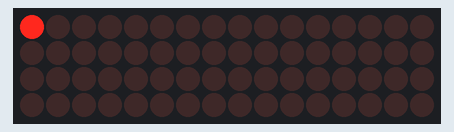
Recording of a sketch running on a simulated Arduino Uno, built with avr-gcc and run on an emulated ATmega328P. Parts: 16×4 LED matrix. Wiring (inferred from the names in the program): LED cube drawn one layer per row (orientation assumed): layers pin 2, pin 3, pin 4, pin 5; columns pin 6, pin 7, pin 8, pin 9, pin 10, pin 11, pin 12, pin 13, A0, A1, A2, A3, A4, A5, pin 0, pin 1. Random numbers use the default seed unless the sketch sets one.

Above: at 0.31 s.
At 6.09 s:
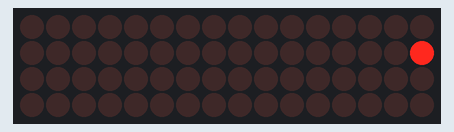
At 15.01 s:
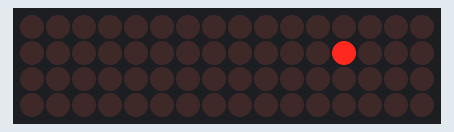
At 21.16 s:
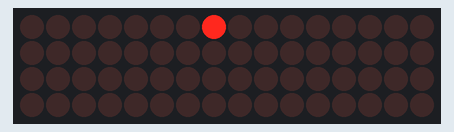
At 28.18 s:
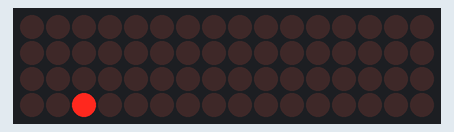
At 38.7 s:
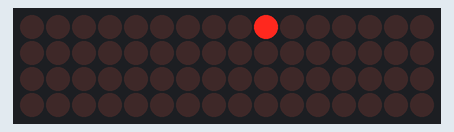

The sketch:

LED_Cube_Random_Blink_Effect.ino
```cpp
// 4×4×4 LED Cube – 💡 Random Blink Effect (Common-Cathode, NPN-transistor layers)

// == Pin Definitions ==
const int columnPins[16] = {
  6,  7,  8,  9,
  10, 11, 12, 13,
  A0, A1, A2, A3,
  A4, A5, 0,  1
};
const int layerPins[4] = { 2, 3, 4, 5 };  // NPN transistor bases

void setup() {
 // Columns OFF (anodes LOW)
for (int c = 0; c < 16; c++) {
  pinMode(columnPins[c], OUTPUT);
  digitalWrite(columnPins[c], LOW);
}
// Layers OFF (NPN off = LOW)
for (int l = 0; l < 4; l++) {
  pinMode(layerPins[l], OUTPUT);
  digitalWrite(layerPins[l], LOW);
}
randomSeed(analogRead(A5));  // seed RNG
}

void loop() {
  randomBlink();
  delay(500);
}
// 💡 Random Blink Effect (Common-Cathode, NPN-transistor layers)
//    – Random LEDs blink ON briefly at random positions in the cube

void randomBlink() {
  const int BLINKS   = 30;    // Total number of random blinks
  const int ON_TIME  = 100;   // How long each LED stays on (ms)

  for (int i = 0; i < BLINKS; i++) {
    // Turn everything OFF
    for (int l = 0; l < 4; l++)   digitalWrite(layerPins[l], LOW);
    for (int c = 0; c < 16; c++)  digitalWrite(columnPins[c], LOW);

    // Pick a random layer and a random column
    int l = random(0, 4);        // Layer 0–3
    int c = random(0, 16);       // Column 0–15

    // Light the selected LED
    digitalWrite(layerPins[l], HIGH);     // Enable layer (NPN base ON)
    digitalWrite(columnPins[c], HIGH);    // Enable column (anode HIGH)

    delay(ON_TIME);

    // Turn off that LED
    digitalWrite(columnPins[c], LOW);
    digitalWrite(layerPins[l], LOW);
  }
}
```
